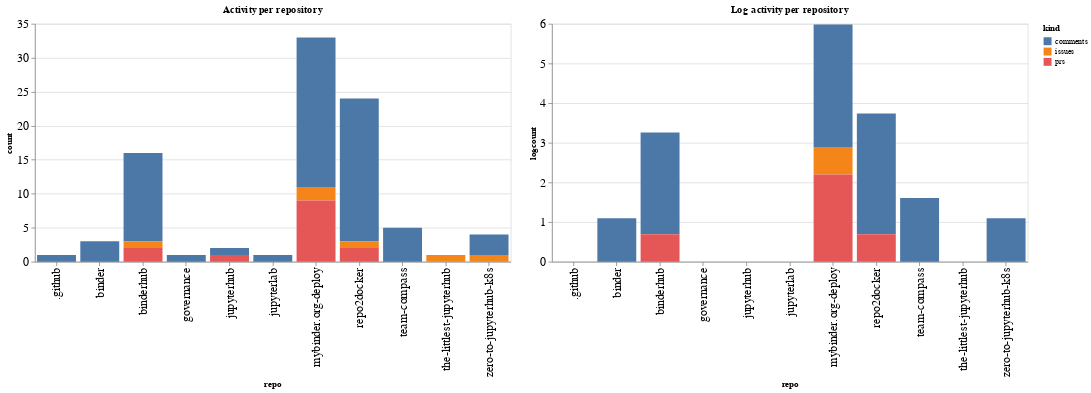

The code cell stored with this chart in its notebook:
### Code cell
ch1 = alt.Chart(repo_summaries, width=600, title="Activity per repository").mark_bar().encode(
    x='repo',
    y='count',
    color='kind',
    tooltip="kind"
)

ch2 = alt.Chart(repo_summaries, width=600, title="Log activity per repository").mark_bar().encode(
    x='repo',
    y='logcount',
    color='kind',
    tooltip="kind"
)

ch1 | ch2

### Figure 1 — Vega-Lite specification as saved in the notebook (floating-point values rounded to 4 significant figures)
{"config": {"axisLeft": {"labelFontSize": 15}, "axisBottom": {"labelFontSize": 15}}, "hconcat": [{"mark": "bar", "encoding": {"color": {"type": "nominal", "field": "kind"}, "tooltip": {"type": "nominal", "field": "kind"}, "x": {"type": "nominal", "field": "repo"}, "y": {"type": "quantitative", "field": "count"}}, "title": "Activity per repository", "width": 600}, {"mark": "bar", "encoding": {"color": {"type": "nominal", "field": "kind"}, "tooltip": {"type": "nominal", "field": "kind"}, "x": {"type": "nominal", "field": "repo"}, "y": {"type": "quantitative", "field": "logcount"}}, "title": "Log activity per repository", "width": 600}], "data": {"name": "data-c8924728e8d0ace7aad1bc1573b679df"}, "$schema": "https://vega.github.io/schema/vega-lite/v4.8.1.json", "datasets": {"data-c8924728e8d0ace7aad1bc1573b679df": [{"repo": ".github", "kind": "comments", "count": 1, "logcount": 0.0}, {"repo": "binder", "kind": "comments", "count": 3, "logcount": 1.099}, {"repo": "binderhub", "kind": "comments", "count": 13, "logcount": 2.565}, {"repo": "binderhub", "kind": "issues", "count": 1, "logcount": 0.0}, {"repo": "binderhub", "kind": "prs", "count": 2, "logcount": 0.6931}, {"repo": "governance", "kind": "comments", "count": 1, "logcount": 0.0}, {"repo": "jupyterhub", "kind": "comments", "count": 1, "logcount": 0.0}, {"repo": "jupyterhub", "kind": "prs", "count": 1, "logcount": 0.0}, {"repo": "jupyterlab", "kind": "comments", "count": 1, "logcount": 0.0}, {"repo": "mybinder.org-deploy", "kind": "comments", "count": 22, "logcount": 3.091}, {"repo": "mybinder.org-deploy", "kind": "issues", "count": 2, "logcount": 0.6931}, {"repo": "mybinder.org-deploy", "kind": "prs", "count": 9, "logcount": 2.197}, {"repo": "repo2docker", "kind": "comments", "count": 21, "logcount": 3.045}, {"repo": "repo2docker", "kind": "issues", "count": 1, "logcount": 0.0}, {"repo": "repo2docker", "kind": "prs", "count": 2, "logcount": 0.6931}, {"repo": "team-compass", "kind": "comments", "count": 5, "logcount": 1.609}, {"repo": "the-littlest-jupyterhub", "kind": "issues", "count": 1, "logcount": 0.0}, {"repo": "zero-to-jupyterhub-k8s", "kind": "comments", "count": 3, "logcount": 1.099}, {"repo": "zero-to-jupyterhub-k8s", "kind": "issues", "count": 1, "logcount": 0.0}]}}
